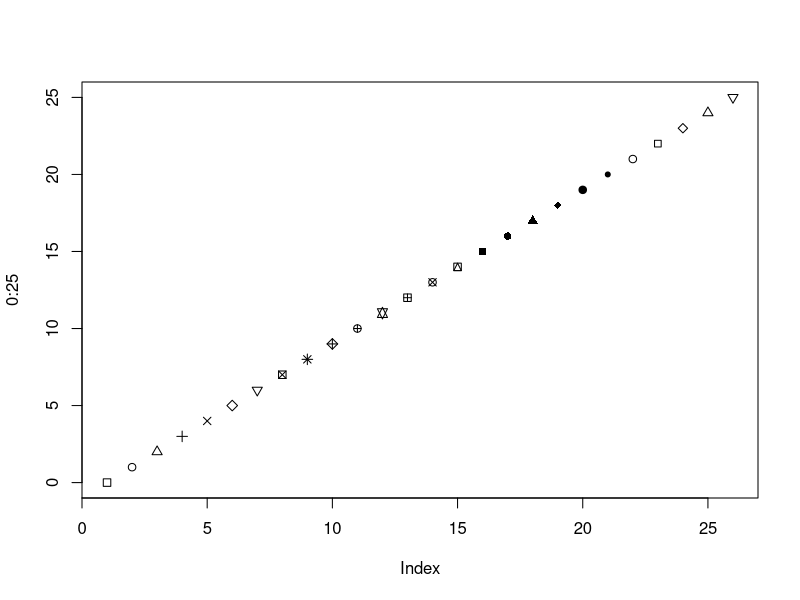
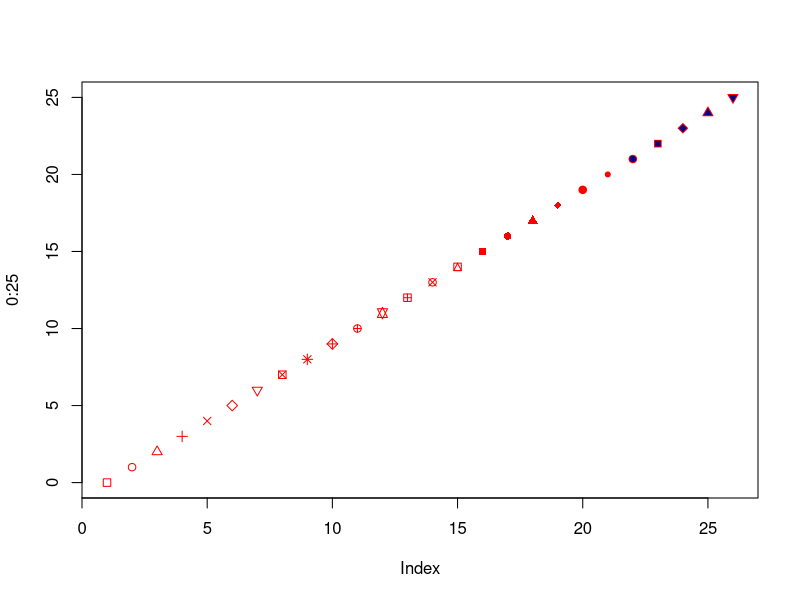
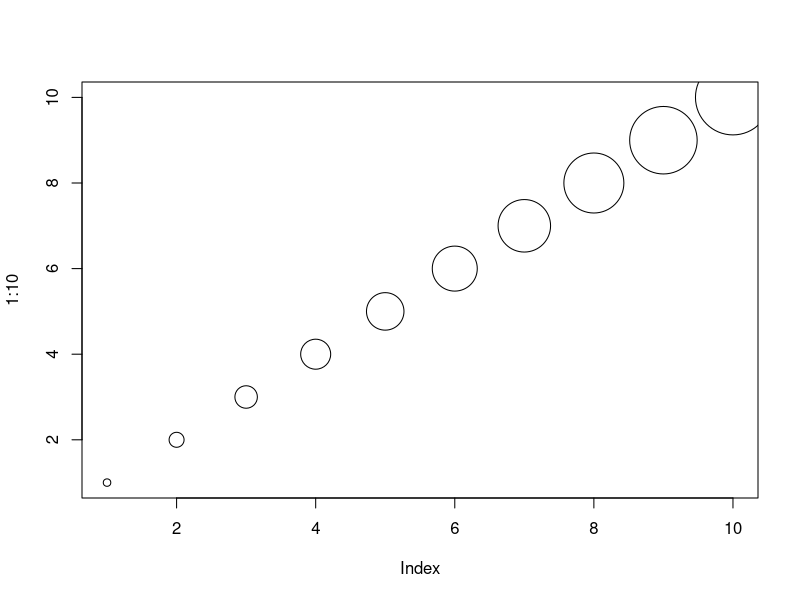
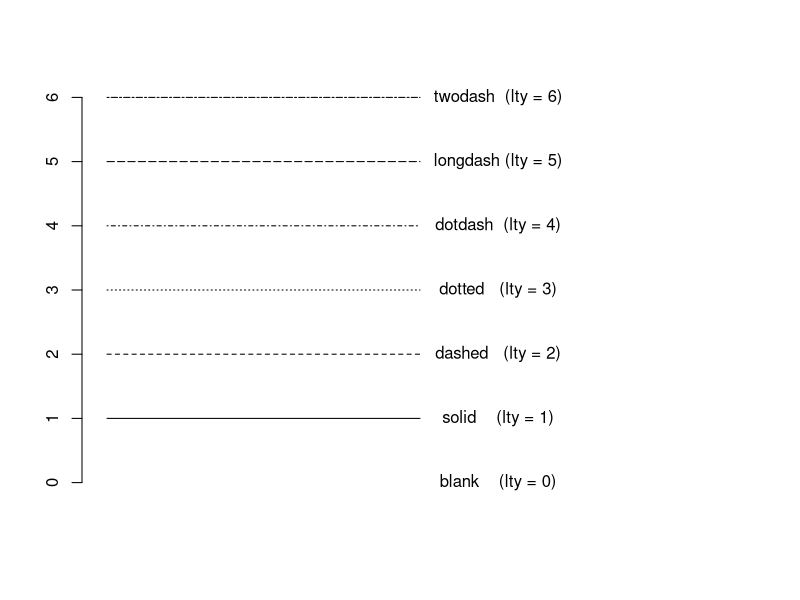
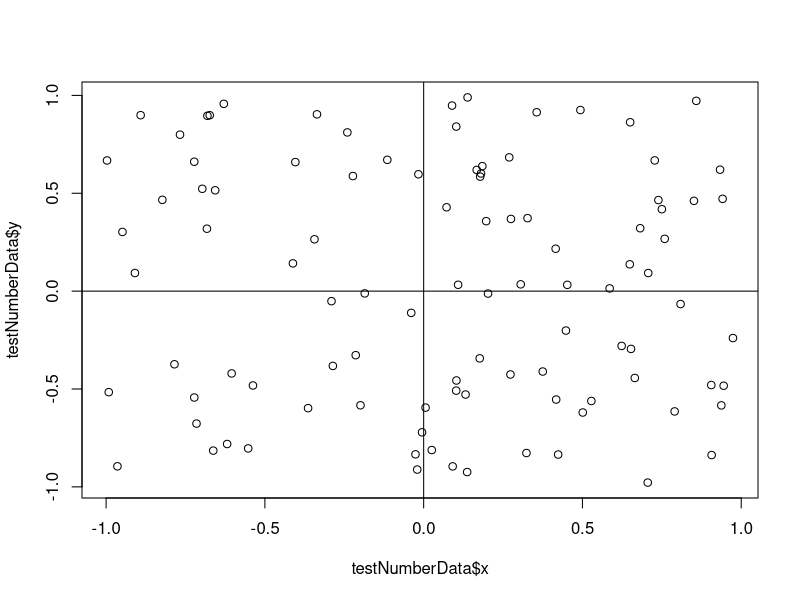
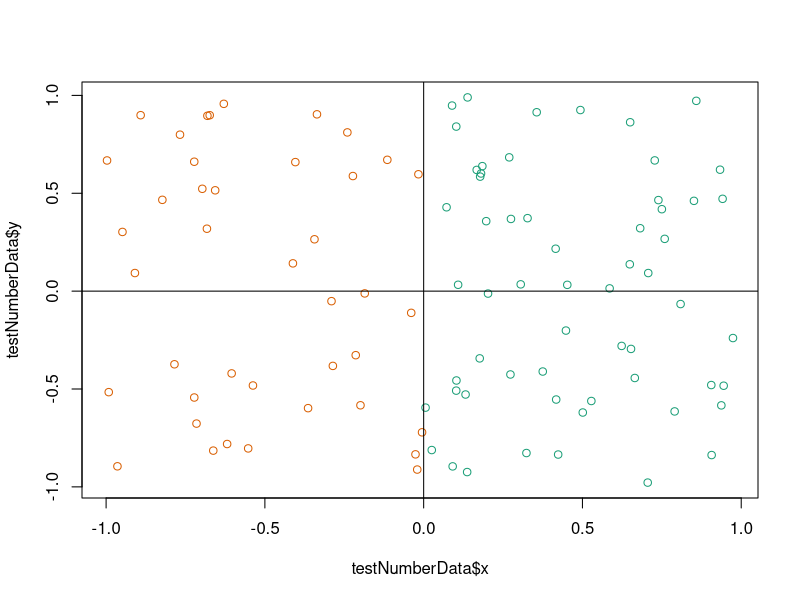
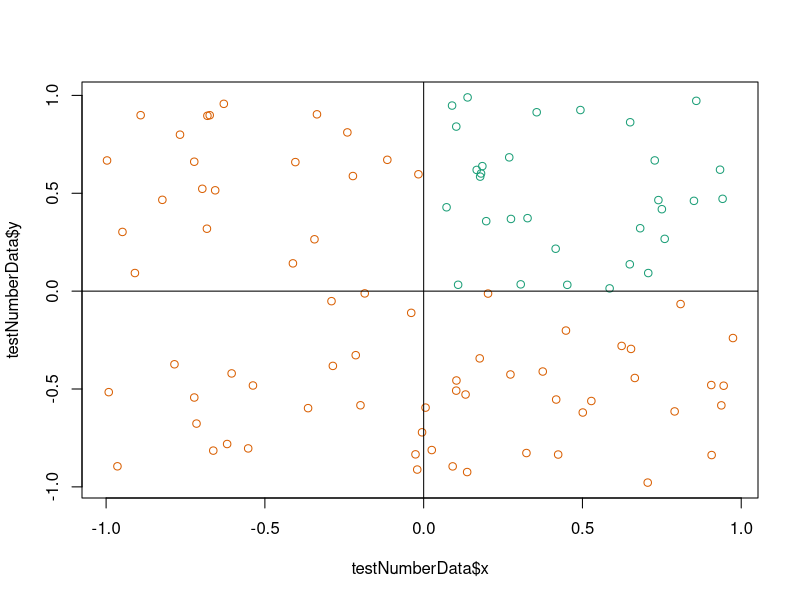
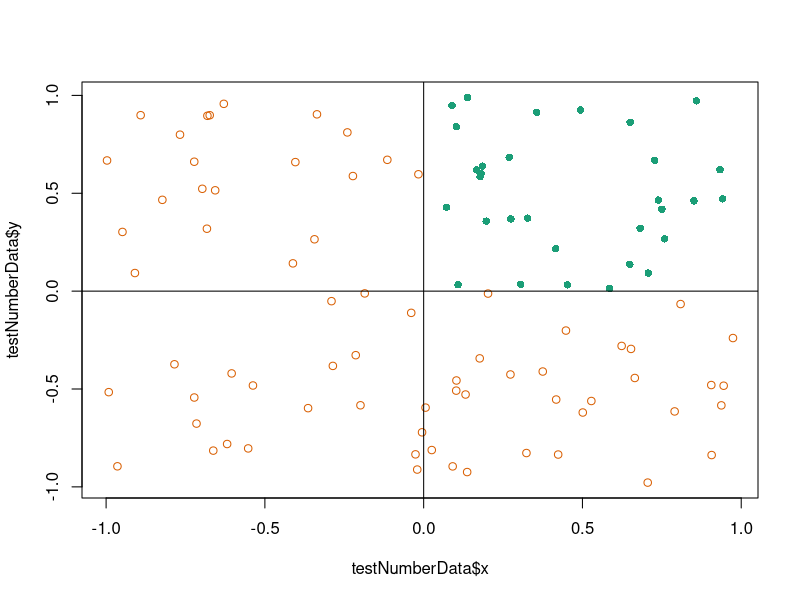

Source code (R) for these figures, in order:
## ---- chunk 1
require(knitr)
opts_chunk$set(message=FALSE, warning=FALSE, comment = "")
## ---- chunk 2
plot(0:25, pch = 0:25)
## ---- chunk 3
plot(0:25, pch = 0:25, col = "red", bg = "darkblue")
## ---- chunk 4
plot(1:10, cex = 1:10)
## ---- chunk 5
# blank you can't see it
plot(c(0,1), c(0,0), ylim = c(0,6),xlim = c(0,2), type="l", xlab = NA, ylab = NA, bty = "none", lty=0, xaxt = "none")
# solid (the default)
lines(c(0,1), c(1,1), type="l", lty=1)
# dashed
lines(c(0,1), c(2,2), type="l", lty=2)
# dotted
lines(c(0,1), c(3,3), type="l", lty=3)
# dotdash
lines(c(0,1), c(4,4), type="l", lty=4)
# longdash
lines(c(0,1), c(5,5), type="l", lty=5)
# twodash
lines(c(0,1), c(6,6), type="l", lty=6)
# blank you can't see it
text(1.25,0, "blank    (lty = 0)")
text(1.25,1, "solid    (lty = 1)")
text(1.25,2, "dashed   (lty = 2)")
text(1.25,3, "dotted   (lty = 3)")
text(1.25,4, "dotdash  (lty = 4)")
text(1.25,5, "longdash (lty = 5)")
text(1.25,6, "twodash  (lty = 6)")
## ---- chunk 6
ifelse(c(TRUE,FALSE,TRUE, FALSE), "Replace_TRUE", "Replace_FALSE")
## ---- chunk 7

testNumbers = c(1,2,3,4)

testNumbers > 2

ifelse(testNumbers >2, "Greater_than_two", "Less_than_two")

## ---- chunk 8
ifelse(testNumbers >2 & testNumbers < 4, "Greater_than_two_less_than_four", "Less_than_two_or_greater_than_four")
## ---- chunk 9
testNumberData = data.frame(x = runif(100,-1,1), y = runif(100,-1,1))

plot(testNumberData$x, testNumberData$y)

# add a line for x = 0 and y = 0

abline(v = 0)

abline(h = 0)
## ---- chunk 10
library(RColorBrewer)
cols = brewer.pal(2, "Dark2")

plot(testNumberData$x, testNumberData$y, 
     col = ifelse(testNumberData$x > 0, cols[1], cols[2]))

# add a line for x = 0 and y = 0

abline(v = 0)

abline(h = 0)
## ---- chunk 11
cols = brewer.pal(2, "Dark2")

plot(testNumberData$x, testNumberData$y, 
     col = ifelse(testNumberData$x > 0 & testNumberData$y > 0,
                  cols[1], cols[2]))

# add a line for x = 0 and y = 0

abline(v = 0)

abline(h = 0)
## ---- chunk 12
cols = brewer.pal(2, "Dark2")

plot(testNumberData$x, testNumberData$y, 
     col = ifelse(testNumberData$x > 0 & testNumberData$y > 0,
                  cols[1], cols[2]),
     pch = ifelse(testNumberData$x > 0 & testNumberData$y > 0,
                  16, 1))

# add a line for x = 0 and y = 0

abline(v = 0)

abline(h = 0)
## ---- chunk 13
cols = brewer.pal(2, "Dark2")

testNumberDataLarge = data.frame(x = runif(2000,-1,1), y = runif(2000,-1,1))

plot(testNumberDataLarge$x, testNumberDataLarge$y, 
     col = ifelse(testNumberDataLarge$x > 0 & testNumberDataLarge$y > 0,
                  cols[1], cols[2]),
     pch = ifelse(testNumberDataLarge$x > 0 & testNumberDataLarge$y > 0,
                  16, 1))

# add a line for x = 0 and y = 0

abline(v = 0)

abline(h = 0)
## ---- chunk 14
library(scales)

cols = alpha(brewer.pal(2, "Dark2"), alpha = .50)

testNumberDataLarge = data.frame(x = runif(2000,-1,1), y = runif(2000,-1,1))

plot(testNumberDataLarge$x, testNumberDataLarge$y, 
     col = ifelse(testNumberDataLarge$x > 0 & testNumberDataLarge$y > 0,
                  cols[1], cols[2]),
     pch = ifelse(testNumberDataLarge$x > 0 & testNumberDataLarge$y > 0,
                  16, 1))

# add a line for x = 0 and y = 0

abline(v = 0)

abline(h = 0)
